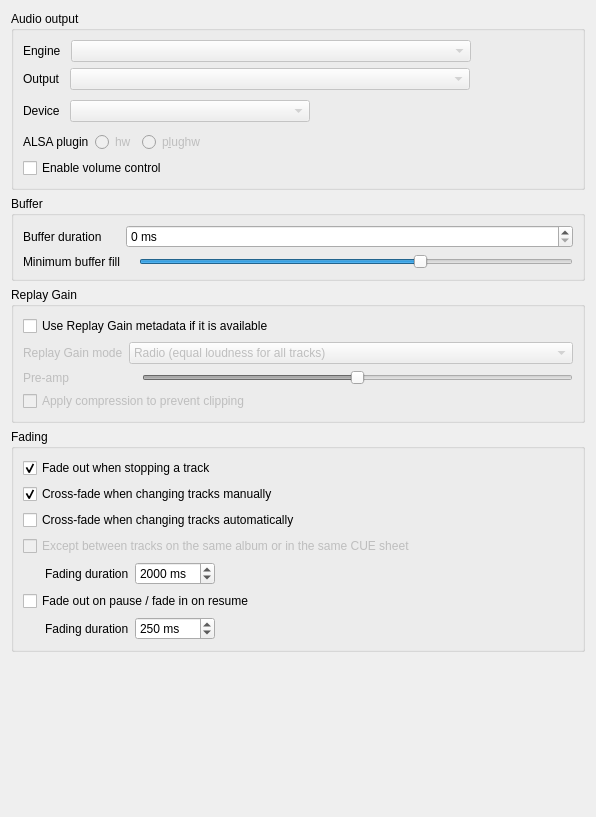
<?xml version="1.0" encoding="UTF-8"?>
<ui version="4.0">
 <class>BackendSettingsPage</class>
 <widget class="QWidget" name="BackendSettingsPage">
  <property name="geometry">
   <rect>
    <x>0</x>
    <y>0</y>
    <width>596</width>
    <height>817</height>
   </rect>
  </property>
  <property name="windowTitle">
   <string>Backend</string>
  </property>
  <layout class="QVBoxLayout" name="verticalLayout_3">
   <item>
    <widget class="QGroupBox" name="groupbox_audio_output">
     <property name="title">
      <string>Audio output</string>
     </property>
     <layout class="QVBoxLayout" name="layout_audio_output">
      <item>
       <layout class="QHBoxLayout" name="layout_engine">
        <property name="spacing">
         <number>10</number>
        </property>
        <item>
         <widget class="QLabel" name="label_engine">
          <property name="text">
           <string>Engine</string>
          </property>
         </widget>
        </item>
        <item>
         <widget class="QComboBox" name="combobox_engine">
          <property name="enabled">
           <bool>false</bool>
          </property>
          <property name="minimumSize">
           <size>
            <width>400</width>
            <height>0</height>
           </size>
          </property>
         </widget>
        </item>
        <item>
         <spacer name="spacer_engine">
          <property name="orientation">
           <enum>Qt::Horizontal</enum>
          </property>
          <property name="sizeHint" stdset="0">
           <size>
            <width>0</width>
            <height>0</height>
           </size>
          </property>
         </spacer>
        </item>
       </layout>
      </item>
      <item>
       <layout class="QHBoxLayout" name="layout_output">
        <property name="spacing">
         <number>10</number>
        </property>
        <item>
         <widget class="QLabel" name="label_output">
          <property name="text">
           <string>Output</string>
          </property>
         </widget>
        </item>
        <item>
         <widget class="QComboBox" name="combobox_output">
          <property name="enabled">
           <bool>false</bool>
          </property>
          <property name="minimumSize">
           <size>
            <width>400</width>
            <height>0</height>
           </size>
          </property>
         </widget>
        </item>
        <item>
         <spacer name="spacer_output">
          <property name="orientation">
           <enum>Qt::Horizontal</enum>
          </property>
          <property name="sizeHint" stdset="0">
           <size>
            <width>0</width>
            <height>0</height>
           </size>
          </property>
         </spacer>
        </item>
       </layout>
      </item>
      <item>
       <layout class="QHBoxLayout" name="layout_device">
        <property name="spacing">
         <number>10</number>
        </property>
        <item>
         <widget class="QLabel" name="label_device">
          <property name="text">
           <string>Device</string>
          </property>
         </widget>
        </item>
        <item>
         <widget class="QComboBox" name="combobox_device">
          <property name="enabled">
           <bool>false</bool>
          </property>
          <property name="minimumSize">
           <size>
            <width>240</width>
            <height>0</height>
           </size>
          </property>
         </widget>
        </item>
        <item>
         <widget class="LineEdit" name="lineedit_device" native="true">
          <property name="enabled">
           <bool>false</bool>
          </property>
          <property name="minimumSize">
           <size>
            <width>90</width>
            <height>30</height>
           </size>
          </property>
          <property name="maximumSize">
           <size>
            <width>160</width>
            <height>16777215</height>
           </size>
          </property>
          <property name="hint" stdset="0">
           <string/>
          </property>
         </widget>
        </item>
        <item>
         <spacer name="spacer_device">
          <property name="orientation">
           <enum>Qt::Horizontal</enum>
          </property>
          <property name="sizeHint" stdset="0">
           <size>
            <width>0</width>
            <height>0</height>
           </size>
          </property>
         </spacer>
        </item>
       </layout>
      </item>
      <item>
       <widget class="QWidget" name="widget_alsa_plugin" native="true">
        <layout class="QHBoxLayout" name="layout_alsa_plugin">
         <property name="leftMargin">
          <number>0</number>
         </property>
         <property name="topMargin">
          <number>0</number>
         </property>
         <property name="rightMargin">
          <number>0</number>
         </property>
         <property name="bottomMargin">
          <number>0</number>
         </property>
         <item>
          <widget class="QLabel" name="label_alsaplugin">
           <property name="text">
            <string>ALSA plugin</string>
           </property>
          </widget>
         </item>
         <item>
          <widget class="QRadioButton" name="radiobutton_alsa_hw">
           <property name="enabled">
            <bool>false</bool>
           </property>
           <property name="text">
            <string>hw</string>
           </property>
          </widget>
         </item>
         <item>
          <widget class="QRadioButton" name="radiobutton_alsa_plughw">
           <property name="enabled">
            <bool>false</bool>
           </property>
           <property name="text">
            <string>p&amp;lughw</string>
           </property>
          </widget>
         </item>
         <item>
          <spacer name="spacer_alsaplugin">
           <property name="orientation">
            <enum>Qt::Horizontal</enum>
           </property>
           <property name="sizeHint" stdset="0">
            <size>
             <width>0</width>
             <height>0</height>
            </size>
           </property>
          </spacer>
         </item>
        </layout>
       </widget>
      </item>
      <item>
       <widget class="QCheckBox" name="checkbox_volume_control">
        <property name="text">
         <string>Enable volume control</string>
        </property>
       </widget>
      </item>
     </layout>
    </widget>
   </item>
   <item>
    <widget class="QGroupBox" name="groupbox_buffer">
     <property name="title">
      <string>Buffer</string>
     </property>
     <layout class="QFormLayout" name="layout_buffer">
      <property name="fieldGrowthPolicy">
       <enum>QFormLayout::AllNonFixedFieldsGrow</enum>
      </property>
      <item row="1" column="0">
       <widget class="QLabel" name="label_bufferduration">
        <property name="text">
         <string>Buffer duration</string>
        </property>
       </widget>
      </item>
      <item row="1" column="1">
       <widget class="QSpinBox" name="spinbox_bufferduration">
        <property name="suffix">
         <string> ms</string>
        </property>
        <property name="maximum">
         <number>60000</number>
        </property>
        <property name="singleStep">
         <number>100</number>
        </property>
       </widget>
      </item>
      <item row="2" column="0">
       <widget class="QLabel" name="label_bufferminfill">
        <property name="text">
         <string>Minimum buffer fill</string>
        </property>
       </widget>
      </item>
      <item row="2" column="1">
       <layout class="QHBoxLayout" name="horizontalLayout_buffer">
        <item>
         <widget class="QLabel" name="label_bufferminfillvalue">
          <property name="text">
           <string/>
          </property>
         </widget>
        </item>
        <item>
         <widget class="QSlider" name="slider_bufferminfill">
          <property name="minimum">
           <number>1</number>
          </property>
          <property name="maximum">
           <number>50</number>
          </property>
          <property name="value">
           <number>33</number>
          </property>
          <property name="orientation">
           <enum>Qt::Horizontal</enum>
          </property>
          <property name="tickInterval">
           <number>1</number>
          </property>
         </widget>
        </item>
       </layout>
      </item>
     </layout>
    </widget>
   </item>
   <item>
    <widget class="QGroupBox" name="groupbox_replaygain">
     <property name="enabled">
      <bool>true</bool>
     </property>
     <property name="title">
      <string>Replay Gain</string>
     </property>
     <layout class="QVBoxLayout" name="layout_replay_gain">
      <item>
       <widget class="QCheckBox" name="checkbox_replaygain">
        <property name="enabled">
         <bool>true</bool>
        </property>
        <property name="text">
         <string>Use Replay Gain metadata if it is available</string>
        </property>
       </widget>
      </item>
      <item>
       <widget class="QWidget" name="widget_replaygain" native="true">
        <property name="enabled">
         <bool>false</bool>
        </property>
        <layout class="QFormLayout" name="formLayout_4">
         <property name="leftMargin">
          <number>0</number>
         </property>
         <property name="topMargin">
          <number>0</number>
         </property>
         <property name="rightMargin">
          <number>0</number>
         </property>
         <property name="bottomMargin">
          <number>0</number>
         </property>
         <item row="0" column="0">
          <widget class="QLabel" name="label_regainmode">
           <property name="text">
            <string>Replay Gain mode</string>
           </property>
          </widget>
         </item>
         <item row="0" column="1">
          <widget class="QComboBox" name="combobox_replaygainmode">
           <item>
            <property name="text">
             <string>Radio (equal loudness for all tracks)</string>
            </property>
           </item>
           <item>
            <property name="text">
             <string>Album (ideal loudness for all tracks)</string>
            </property>
           </item>
          </widget>
         </item>
         <item row="1" column="0">
          <widget class="QLabel" name="label_preamp">
           <property name="text">
            <string>Pre-amp</string>
           </property>
          </widget>
         </item>
         <item row="1" column="1">
          <layout class="QHBoxLayout" name="horizontalLayout_4">
           <item>
            <widget class="QLabel" name="label_replaygainpreamp"/>
           </item>
           <item>
            <widget class="StickySlider" name="stickslider_replaygainpreamp">
             <property name="maximum">
              <number>300</number>
             </property>
             <property name="value">
              <number>150</number>
             </property>
             <property name="orientation">
              <enum>Qt::Horizontal</enum>
             </property>
             <property name="sticky_center" stdset="0">
              <number>150</number>
             </property>
            </widget>
           </item>
          </layout>
         </item>
         <item row="2" column="0" colspan="2">
          <widget class="QCheckBox" name="checkbox_replaygaincompression">
           <property name="text">
            <string>Apply compression to prevent clipping</string>
           </property>
          </widget>
         </item>
        </layout>
       </widget>
      </item>
     </layout>
    </widget>
   </item>
   <item>
    <widget class="QGroupBox" name="groupbox_fading">
     <property name="title">
      <string>Fading</string>
     </property>
     <layout class="QVBoxLayout" name="layout_fading">
      <item>
       <widget class="QCheckBox" name="checkbox_fadeout_stop">
        <property name="text">
         <string>Fade out when stopping a track</string>
        </property>
        <property name="checked">
         <bool>true</bool>
        </property>
       </widget>
      </item>
      <item>
       <widget class="QCheckBox" name="checkbox_fadeout_cross">
        <property name="text">
         <string>Cross-fade when changing tracks manually</string>
        </property>
        <property name="checked">
         <bool>true</bool>
        </property>
       </widget>
      </item>
      <item>
       <widget class="QCheckBox" name="checkbox_fadeout_auto">
        <property name="text">
         <string>Cross-fade when changing tracks automatically</string>
        </property>
       </widget>
      </item>
      <item>
       <widget class="QCheckBox" name="checkbox_fadeout_samealbum">
        <property name="enabled">
         <bool>false</bool>
        </property>
        <property name="text">
         <string>Except between tracks on the same album or in the same CUE sheet</string>
        </property>
       </widget>
      </item>
      <item>
       <widget class="QWidget" name="widget_fading_options" native="true">
        <layout class="QHBoxLayout" name="horizontalLayout_2">
         <property name="leftMargin">
          <number>0</number>
         </property>
         <property name="topMargin">
          <number>0</number>
         </property>
         <property name="rightMargin">
          <number>0</number>
         </property>
         <property name="bottomMargin">
          <number>0</number>
         </property>
         <item>
          <widget class="QLabel" name="label_fadingduration_1">
           <property name="text">
            <string>Fading duration</string>
           </property>
           <property name="indent">
            <number>22</number>
           </property>
          </widget>
         </item>
         <item>
          <widget class="QSpinBox" name="spinbox_fadeduration">
           <property name="suffix">
            <string> ms</string>
           </property>
           <property name="maximum">
            <number>10000</number>
           </property>
           <property name="singleStep">
            <number>1000</number>
           </property>
           <property name="value">
            <number>2000</number>
           </property>
          </widget>
         </item>
         <item>
          <spacer name="spacer_fading_1">
           <property name="orientation">
            <enum>Qt::Horizontal</enum>
           </property>
           <property name="sizeHint" stdset="0">
            <size>
             <width>257</width>
             <height>20</height>
            </size>
           </property>
          </spacer>
         </item>
        </layout>
       </widget>
      </item>
      <item>
       <widget class="QCheckBox" name="checkbox_fadeout_pauseresume">
        <property name="text">
         <string>Fade out on pause / fade in on resume</string>
        </property>
       </widget>
      </item>
      <item>
       <layout class="QHBoxLayout" name="layout_fading_duration">
        <item>
         <widget class="QLabel" name="label_fading_duration_1">
          <property name="text">
           <string>Fading duration</string>
          </property>
          <property name="indent">
           <number>22</number>
          </property>
         </widget>
        </item>
        <item>
         <widget class="QSpinBox" name="spinbox_fadeduration_pauseresume">
          <property name="suffix">
           <string> ms</string>
          </property>
          <property name="maximum">
           <number>10000</number>
          </property>
          <property name="singleStep">
           <number>50</number>
          </property>
          <property name="value">
           <number>250</number>
          </property>
         </widget>
        </item>
        <item>
         <spacer name="spacer_fading_duration_1">
          <property name="orientation">
           <enum>Qt::Horizontal</enum>
          </property>
          <property name="sizeHint" stdset="0">
           <size>
            <width>40</width>
            <height>20</height>
           </size>
          </property>
         </spacer>
        </item>
       </layout>
      </item>
     </layout>
    </widget>
   </item>
   <item>
    <spacer name="spacer_bottom">
     <property name="orientation">
      <enum>Qt::Vertical</enum>
     </property>
     <property name="sizeHint" stdset="0">
      <size>
       <width>0</width>
       <height>0</height>
      </size>
     </property>
    </spacer>
   </item>
  </layout>
 </widget>
 <customwidgets>
  <customwidget>
   <class>StickySlider</class>
   <extends>QSlider</extends>
   <header>widgets/stickyslider.h</header>
  </customwidget>
  <customwidget>
   <class>LineEdit</class>
   <extends>QWidget</extends>
   <header>widgets/lineedit.h</header>
  </customwidget>
 </customwidgets>
 <tabstops>
  <tabstop>combobox_engine</tabstop>
  <tabstop>combobox_output</tabstop>
  <tabstop>combobox_device</tabstop>
  <tabstop>radiobutton_alsa_hw</tabstop>
  <tabstop>radiobutton_alsa_plughw</tabstop>
  <tabstop>checkbox_volume_control</tabstop>
  <tabstop>spinbox_bufferduration</tabstop>
  <tabstop>slider_bufferminfill</tabstop>
  <tabstop>checkbox_replaygain</tabstop>
  <tabstop>combobox_replaygainmode</tabstop>
  <tabstop>stickslider_replaygainpreamp</tabstop>
  <tabstop>checkbox_replaygaincompression</tabstop>
  <tabstop>checkbox_fadeout_stop</tabstop>
  <tabstop>checkbox_fadeout_cross</tabstop>
  <tabstop>checkbox_fadeout_auto</tabstop>
  <tabstop>checkbox_fadeout_samealbum</tabstop>
  <tabstop>spinbox_fadeduration</tabstop>
  <tabstop>checkbox_fadeout_pauseresume</tabstop>
  <tabstop>spinbox_fadeduration_pauseresume</tabstop>
 </tabstops>
 <resources/>
 <connections>
  <connection>
   <sender>checkbox_replaygain</sender>
   <signal>toggled(bool)</signal>
   <receiver>widget_replaygain</receiver>
   <slot>setEnabled(bool)</slot>
   <hints>
    <hint type="sourcelabel">
     <x>89</x>
     <y>259</y>
    </hint>
    <hint type="destinationlabel">
     <x>143</x>
     <y>285</y>
    </hint>
   </hints>
  </connection>
 </connections>
</ui>
